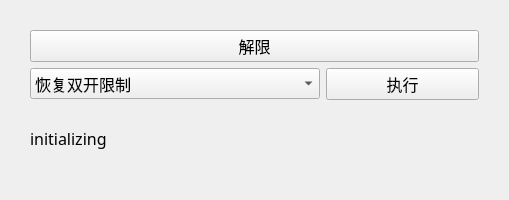
<?xml version="1.0" encoding="UTF-8"?>
<ui version="4.0">
 <class>Widget</class>
 <widget class="QWidget" name="Widget">
  <property name="geometry">
   <rect>
    <x>0</x>
    <y>0</y>
    <width>509</width>
    <height>200</height>
   </rect>
  </property>
  <property name="font">
   <font>
    <family>微软雅黑</family>
    <pointsize>12</pointsize>
   </font>
  </property>
  <property name="windowTitle">
   <string>崩铁多开限制解除</string>
  </property>
  <layout class="QGridLayout" name="gridLayout_2">
   <item row="0" column="0">
    <layout class="QGridLayout" name="gridLayout" rowstretch="0,1,0" columnstretch="0,1,0" rowminimumheight="0,0,0">
     <item row="0" column="1">
      <spacer name="verticalSpacer">
       <property name="orientation">
        <enum>Qt::Orientation::Vertical</enum>
       </property>
       <property name="sizeHint" stdset="0">
        <size>
         <width>20</width>
         <height>10</height>
        </size>
       </property>
      </spacer>
     </item>
     <item row="1" column="1">
      <widget class="QWidget" name="widget" native="true">
       <layout class="QVBoxLayout" name="verticalLayout">
        <item>
         <widget class="QPushButton" name="pushButton_unlock">
          <property name="text">
           <string>解限</string>
          </property>
         </widget>
        </item>
        <item>
         <layout class="QHBoxLayout" name="horizontalLayout_exec">
          <item>
           <widget class="QComboBox" name="comboBox_choose">
            <item>
             <property name="text">
              <string>恢复双开限制</string>
             </property>
            </item>
            <item>
             <property name="text">
              <string>打开网络连接面板</string>
             </property>
            </item>
            <item>
             <property name="text">
              <string>一键双开游戏</string>
             </property>
            </item>
            <item>
             <property name="text">
              <string>一键双开双服</string>
             </property>
            </item>
            <item>
             <property name="text">
              <string>一键双开游戏(防火墙版本)</string>
             </property>
            </item>
            <item>
             <property name="text">
              <string>一键双开双服(防火墙版本)</string>
             </property>
            </item>
            <item>
             <property name="text">
              <string>刷新下方检测结果</string>
             </property>
            </item>
            <item>
             <property name="text">
              <string>添加客户端</string>
             </property>
            </item>
            <item>
             <property name="text">
              <string>关闭网络</string>
             </property>
            </item>
            <item>
             <property name="text">
              <string>开启网络</string>
             </property>
            </item>
            <item>
             <property name="text">
              <string>关闭网络(防火墙)(第一区服)</string>
             </property>
            </item>
            <item>
             <property name="text">
              <string>开启网络(防火墙)</string>
             </property>
            </item>
            <item>
             <property name="text">
              <string>开启游戏(第一区服)</string>
             </property>
            </item>
            <item>
             <property name="text">
              <string>开启游戏(第二区服)</string>
             </property>
            </item>
            <item>
             <property name="text">
              <string>一键双开游戏(第二区服)</string>
             </property>
            </item>
            <item>
             <property name="text">
              <string>一键双开游戏(防火墙版本)(第二区服)</string>
             </property>
            </item>
            <item>
             <property name="text">
              <string>关闭网络(防火墙)(第二区服)</string>
             </property>
            </item>
           </widget>
          </item>
          <item>
           <widget class="QPushButton" name="pushButton_exec">
            <property name="text">
             <string>执行</string>
            </property>
           </widget>
          </item>
         </layout>
        </item>
        <item>
         <widget class="QLabel" name="label_info">
          <property name="text">
           <string>initializing</string>
          </property>
         </widget>
        </item>
       </layout>
      </widget>
     </item>
     <item row="2" column="1">
      <spacer name="verticalSpacer_2">
       <property name="orientation">
        <enum>Qt::Orientation::Vertical</enum>
       </property>
       <property name="sizeHint" stdset="0">
        <size>
         <width>20</width>
         <height>10</height>
        </size>
       </property>
      </spacer>
     </item>
     <item row="1" column="0">
      <spacer name="horizontalSpacer">
       <property name="orientation">
        <enum>Qt::Orientation::Horizontal</enum>
       </property>
       <property name="sizeHint" stdset="0">
        <size>
         <width>10</width>
         <height>20</height>
        </size>
       </property>
      </spacer>
     </item>
     <item row="1" column="2">
      <spacer name="horizontalSpacer_2">
       <property name="orientation">
        <enum>Qt::Orientation::Horizontal</enum>
       </property>
       <property name="sizeHint" stdset="0">
        <size>
         <width>10</width>
         <height>20</height>
        </size>
       </property>
      </spacer>
     </item>
    </layout>
   </item>
  </layout>
 </widget>
 <resources/>
 <connections/>
</ui>
